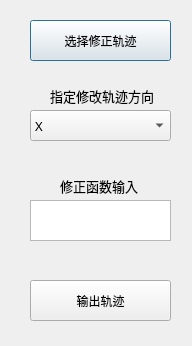
<?xml version="1.0" encoding="UTF-8"?>
<ui version="4.0">
 <class>deformation_correctionClass</class>
 <widget class="QDialog" name="deformation_correctionClass">
  <property name="geometry">
   <rect>
    <x>0</x>
    <y>0</y>
    <width>192</width>
    <height>346</height>
   </rect>
  </property>
  <property name="windowTitle">
   <string>deformation_correction</string>
  </property>
  <widget class="QPushButton" name="pushButton">
   <property name="geometry">
    <rect>
     <x>30</x>
     <y>20</y>
     <width>141</width>
     <height>41</height>
    </rect>
   </property>
   <property name="text">
    <string>选择修正轨迹</string>
   </property>
  </widget>
  <widget class="QLabel" name="label">
   <property name="geometry">
    <rect>
     <x>50</x>
     <y>80</y>
     <width>121</width>
     <height>31</height>
    </rect>
   </property>
   <property name="font">
    <font>
     <family>.苹方-简</family>
     <pointsize>10</pointsize>
    </font>
   </property>
   <property name="text">
    <string>指定修改轨迹方向</string>
   </property>
  </widget>
  <widget class="QComboBox" name="comboBox">
   <property name="geometry">
    <rect>
     <x>30</x>
     <y>110</y>
     <width>141</width>
     <height>31</height>
    </rect>
   </property>
   <property name="font">
    <font>
     <family>.苹方-简</family>
     <pointsize>10</pointsize>
    </font>
   </property>
   <item>
    <property name="text">
     <string>X</string>
    </property>
   </item>
   <item>
    <property name="text">
     <string>Y</string>
    </property>
   </item>
   <item>
    <property name="text">
     <string>Z</string>
    </property>
   </item>
  </widget>
  <widget class="QTextBrowser" name="textBrowser">
   <property name="geometry">
    <rect>
     <x>30</x>
     <y>200</y>
     <width>141</width>
     <height>41</height>
    </rect>
   </property>
  </widget>
  <widget class="QLabel" name="label_2">
   <property name="geometry">
    <rect>
     <x>60</x>
     <y>170</y>
     <width>121</width>
     <height>31</height>
    </rect>
   </property>
   <property name="font">
    <font>
     <family>.苹方-简</family>
     <pointsize>10</pointsize>
    </font>
   </property>
   <property name="text">
    <string>修正函数输入</string>
   </property>
  </widget>
  <widget class="QPushButton" name="pushButton_2">
   <property name="geometry">
    <rect>
     <x>30</x>
     <y>280</y>
     <width>141</width>
     <height>41</height>
    </rect>
   </property>
   <property name="text">
    <string>输出轨迹</string>
   </property>
  </widget>
 </widget>
 <layoutdefault spacing="6" margin="11"/>
 <resources/>
 <connections/>
</ui>
